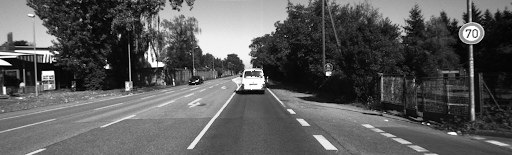
#> input picture TP2/ressources/Ibefore.png, 512 x 155 px; the run also reads 1 picture not shown here
$ jupyter execute TP2.ipynb
#> lines starting #> are read from the running program, lines starting #| are printed output that depends on the picture; after the words box and inside, x2 and y2 are one past the last pixel; in counts of white or black regions, pixels touching at a corner belong together
[cell 1]
import cv2 as cv
import numpy as np
import matplotlib.pyplot as plt

**I. Manipulation d'images**

[cell 2]
imgBefore = cv.imread("ressources/Ibefore.png",0)
#> imgBefore is the input picture: shape (155, 512); min 0, max 255, mean 90.1
imgAfter = cv.imread("ressources/Iafter.png",0)

[cell 3]
imgDiff = abs(imgAfter-imgBefore)
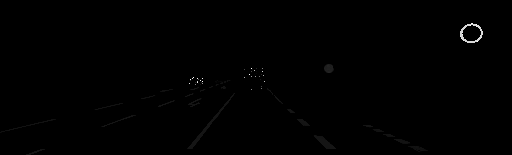
#> imgDiff: shape (155, 512); min 0, max 255, mean 0.7

plt.imshow(imgDiff, cmap="gray")

**II. Modification dynamique d'histogramme**

[cell 4]
imgsplit = cv.split(imgAfter)
histo = cv.calcHist(imgsplit,[0],None,[255],(0,256))
#> histo = 255 values, max 1218 at index 11, min 23 at index 246, mean 311.2
plt.plot(histo)
#> figure, not shown here; curve peaks at x = 11, y = 1218

[cell 5]
def binarize(img : np.ndarray,seuil : int):
#> called with seuil = 245
    imgFinal = []

    for num,ligne in enumerate(img):
        lign = [0 if i < seuil else 1 for i in ligne]
        imgFinal.append(lign)
#> after the loop, imgFinal = 155 items
    imgFinal = np.array(imgFinal)
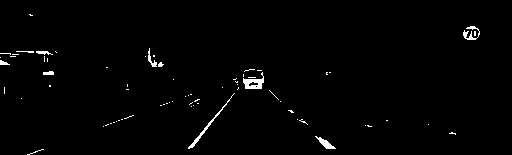
#> imgFinal: shape (155, 512) int64; values 0 (black) and 1 (white), 1.2% white; 71 white regions (61 under 20 px), largest, box (x1, y1, x2, y2) and area: (243, 72, 264, 89) 176, (188, 93, 235, 149) 151, (463, 26, 480, 40) 101
    plt.imshow(imgFinal,cmap='gray')
    return imgFinal

[cell 6]
imgBin = binarize(imgAfter, 245)

[cell 7]
imgHistoDyn = cv.imread("ressources/Ihistdyn.png", 0)
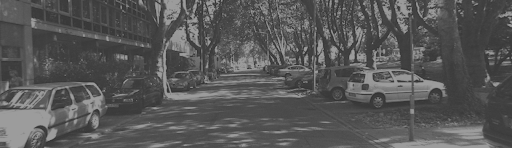
#> input picture TP2/ressources/Ihistdyn.png, 512 x 148 px
#> imgHistoDyn is the input picture: shape (148, 512); min 52, max 156, mean 87.7

[cell 8]
imgsplit2 = cv.split(imgHistoDyn)
histo2 = cv.calcHist(imgsplit2,[0],None,[255],(0,256))
#> histo2 = 255 values, max 3031 at index 64, min 0 at index 0, mean 297.2
plt.plot(histo2)
#> figure, not shown here; curve peaks at x = 64, y = 3031

[cell 9]
def determinerNiveauGrisMinMax(histo):
    a = 0
    b = 254
    while histo[a] == 0 :
        a += 1
#> this loop made 51 passes
#> after the loop, a = 51

    while histo[b] == 0 :
        b -= 1
#> this loop made 99 passes
#> b on passes 1 to 12: 253, 252, 251, 250, 249, 248, 247, 246, 245, 244, 243, 242
#> after the loop, b = 155

    return a,b

[cell 10]
a,b=determinerNiveauGrisMinMax(histo2)
#> a = 51; b = 155

[cell 11]
from numpy import int_, round_


def transfoDyn(img, a, b, M):
#> called with a = 51, b = 155, M = 255
    return np.float32(round_(M*((img-a)/(b-a))))
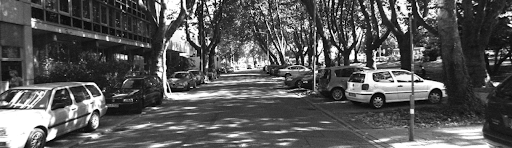
#> returned value: shape (148, 512) float32; min 2, max 257, mean 89.9; drawn with min black and max white

imgPostDyn = transfoDyn(imgHistoDyn,a,b,255)
plt.imshow(imgPostDyn, cmap="gray")

[cell 12]
imgsplit3 = cv.split(imgPostDyn)
histo3 = cv.calcHist(imgsplit3,[0],None,[255],(0,256))
#> histo3 = 255 values, max 3031 at index 33, min 0 at index 0, mean 288.5
plt.plot(histo3)
#> figure, not shown here; curve peaks at x = 33, y = 3031

[cell 13]
print("Moyenne de l'histogramme initial :", int(np.mean(imgHistoDyn)))
#| Moyenne de l'histogramme initial : 87
print("Moyenne de l'histogramme final :", int(np.mean(imgPostDyn)))
#| Moyenne de l'histogramme final : 89

print("Ecart Type histo init :", int(np.std(imgHistoDyn)))
#| Ecart Type histo init : 26
print("Ecart Type histo final :", int(np.std(imgPostDyn)))
#| Ecart Type histo final : 65

**III. Histogramme cumulé**

[cell 14]
def getHisto(img):
    imgsplit = cv.split(img)
    return cv.calcHist(imgsplit,[0],None,[255],(0,256))

def printHisto(img):
    plt.plot(getHisto(img))

[cell 15]
imgHistoEgal = cv.imread("ressources/Ihistegal.png", 0)
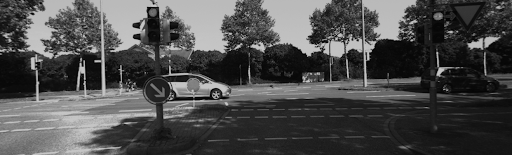
#> input picture TP2/ressources/Ihistegal.png, 512 x 155 px
#> imgHistoEgal is the input picture: shape (155, 512); min 3, max 197, mean 76.1

#plt.imshow(imgHistoEgal, cmap="gray")
histEgal = getHisto(imgHistoEgal)
#> histEgal = 255 values, max 2187 at index 185, min 0 at index 0, mean 311.2
printHisto(imgHistoEgal)
#> figure, not shown here; curve peaks at x = 185, y = 2187

[cell 16]
def calcHistCumule(histo, lImg = 512, hImg = 155):
#> called with histo = array of shape (255, 1), lImg = 512, hImg = 155
    compteur = 0
    nbTotPix = lImg * hImg
    histoRes = []

    for val in histo:
        compteur += val[0]
        histoRes.append(compteur/nbTotPix)
#> this loop made 255 passes
#> (val, compteur) on passes 1 to 3: ([0], 0), ([0], 0), ([406], 406)
#> after the loop, compteur = 79360; histoRes = 255 values from 0 to 1

    return np.array(histoRes)
histCumule = calcHistCumule(histEgal)
#> histCumule = 255 values from 0 to 1
plt.plot(histCumule)
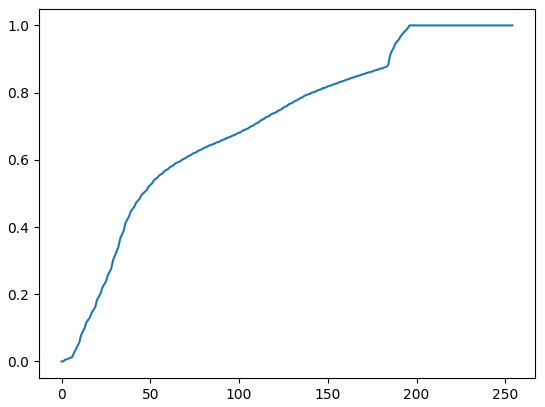
#> figure drawn by matplotlib, 1 panel; curve peaks at x = 196, y = 1

[cell 17]
def calculImgEqHistoCum(histo, img):
    image = []
    for ligne in img:
        newLigne = [round(255*histo[val]) for val in ligne]
        image.append(newLigne)
#> after the loop, image = 155 items
    plt.imshow(image,cmap='gray')

calculImgEqHistoCum(histCumule,imgHistoEgal)
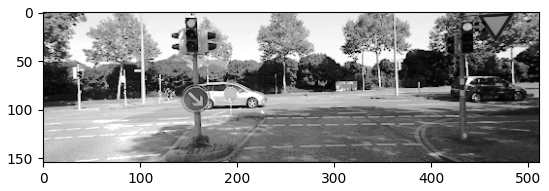
#> figure drawn by matplotlib, 1 panel

**Methode d'Otsu**

[cell 18]
nomImage_outsu = "otsu4.png"

imgOtsu = cv.imread(f"ressources/otsu/{nomImage_outsu}",0)
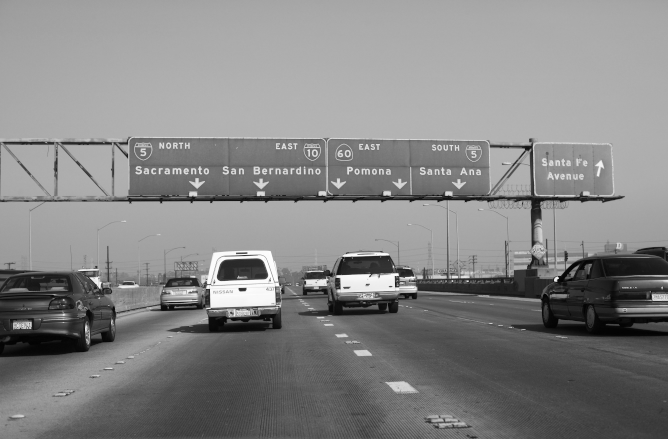
#> input picture TP2/ressources/otsu/otsu4.png, 668 x 439 px
#> imgOtsu is the input picture: shape (439, 668); min 3, max 254, mean 133
hauteur_Otsu,largeur_Otsu = imgOtsu.shape
#> hauteur_Otsu = 439; largeur_Otsu = 668

plt.imshow(imgOtsu,cmap='gray')

[cell 19]
histoOtsu = getHisto(imgOtsu)/(hauteur_Otsu*largeur_Otsu)
#> histoOtsu = 255 values, max 0.0372 at index 172, min 0 at index 0, mean 0.00392
plt.plot(histoOtsu)
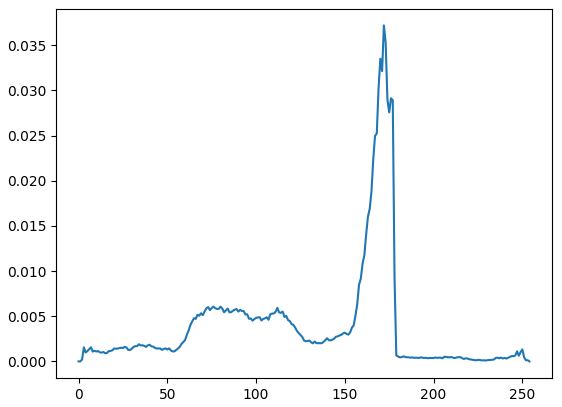
#> figure drawn by matplotlib, 1 panel; curve peaks at x = 172, y = 0.0372

[cell 20]
def computeOhmegaBackground(T : int, histo):
    sum = 0
    for i in range(T+1):
        sum += histo[i]
    return sum

[cell 21]
def computeMu(ohmega, borneMin, borneMax, histo):
    sum = 0
    #print(borneMax)
    for i in range(borneMin,borneMax):
        sum += i * histo[i]
    return sum/ohmega

[cell 22]
def Otsu(histo):
    sigma2Bmax = 0
    Tmax = 0
    for T in range(255):
        ohmB = computeOhmegaBackground(T,histo)
        ohmF = 1- ohmB

        muB = computeMu(ohmB,0,T,histo)
        muF = computeMu(ohmF,T+1,255,histo)

        sigma2B = ohmB*ohmF*(muB-muF)**2
        if sigma2B > sigma2Bmax:
            sigma2Bmax = sigma2B
            Tmax = T
#> this loop made 255 passes
#> (ohmB, ohmF, muB, muF, sigma2B, sigma2Bmax) on passes 3 to 14: ([0.000222], [1], [0], [132], [3.86], [3.86]), ([0.00178], [0.998], [0.25], [132.2], [30.9], [30.9]), ([0.00277], [0.997], [1.85], [132.4], [46.98], [46.98]), ([0.00392], [0.996], [2.31], [132.5], [66.16], [66.16]), ([0.00528], [0.995], [2.81], [132.7], [88.64], [88.64]), ([0.00684], [0.993], [3.36], [132.9], [114], [114]), ([0.00792], [0.992], [4.28], [133], [130.3], [130.3]), ([0.00911], [0.991], [4.68], [133.2], [149], [149]), ([0.0102], [0.99], [5.22], [133.3], [165.8], [165.8]), ([0.0113], [0.989], [5.66], [133.5], [183.2], [183.2]), ([0.0124], [0.988], [6.22], [133.6], [197.9], [197.9]), ([0.0133], [0.987], [6.66], [133.7], [212.2], [212.2])
#> sigma2Bmax on passes 61 to 66: [912.7], [936.5], [961.6], [991.1], [1019.8], [1049.5]
    return Tmax

[cell 23]
seuilOtsu = Otsu(histoOtsu)

binarize(imgOtsu,seuilOtsu)
#> call 2 of binarize, with seuil = 117
#> in binarize (call 2), `imgFinal = np.array(imgFinal)`:
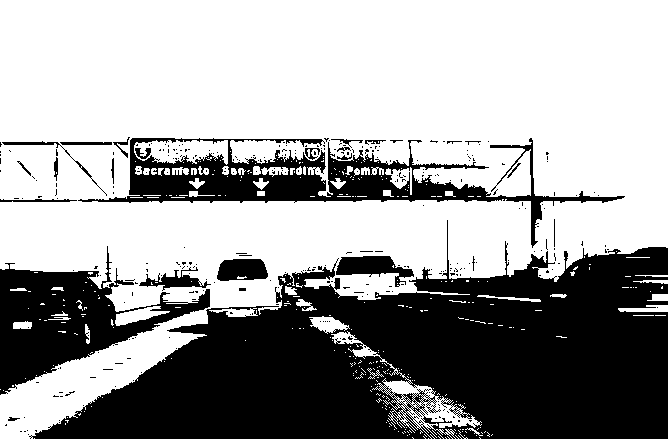
#> imgFinal: shape (439, 668) int64; values 0 (black) and 1 (white), 63% white; 316 black regions (291 under 20 px), largest, box (x1, y1, x2, y2) and area: (29, 220, 668, 439) 78683, (78, 138, 625, 248) 13061, (0, 246, 210, 395) 11979
